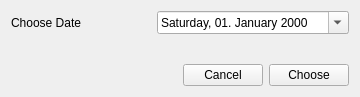
<?xml version="1.0" encoding="UTF-8"?>
<ui version="4.0">
 <class>dateForm</class>
 <widget class="QWidget" name="dateForm">
  <property name="geometry">
   <rect>
    <x>0</x>
    <y>0</y>
    <width>360</width>
    <height>97</height>
   </rect>
  </property>
  <property name="minimumSize">
   <size>
    <width>360</width>
    <height>77</height>
   </size>
  </property>
  <property name="maximumSize">
   <size>
    <width>360</width>
    <height>113</height>
   </size>
  </property>
  <property name="windowTitle">
   <string>Choose Date</string>
  </property>
  <property name="windowIcon">
   <iconset resource="../PiTres.qrc">
    <normaloff>:/resources/application_logo.svg</normaloff>:/resources/application_logo.svg</iconset>
  </property>
  <layout class="QVBoxLayout" name="verticalLayout">
   <item>
    <layout class="QHBoxLayout" name="horizontalLayout">
     <item>
      <widget class="QLabel" name="label">
       <property name="text">
        <string>Choose Date</string>
       </property>
      </widget>
     </item>
     <item>
      <widget class="QDateEdit" name="fromDate">
       <property name="displayFormat">
        <string>dddd, dd. MMMM yyyy</string>
       </property>
       <property name="calendarPopup">
        <bool>true</bool>
       </property>
      </widget>
     </item>
    </layout>
   </item>
   <item>
    <layout class="QVBoxLayout" name="verticalLayout_2">
     <item>
      <widget class="QLabel" name="hintLabel">
       <property name="text">
        <string/>
       </property>
       <property name="wordWrap">
        <bool>true</bool>
       </property>
      </widget>
     </item>
     <item>
      <spacer name="verticalSpacer">
       <property name="orientation">
        <enum>Qt::Vertical</enum>
       </property>
       <property name="sizeHint" stdset="0">
        <size>
         <width>20</width>
         <height>40</height>
        </size>
       </property>
      </spacer>
     </item>
    </layout>
   </item>
   <item>
    <layout class="QHBoxLayout" name="horizontalLayout_3">
     <item>
      <spacer name="horizontalSpacer">
       <property name="orientation">
        <enum>Qt::Horizontal</enum>
       </property>
       <property name="sizeHint" stdset="0">
        <size>
         <width>40</width>
         <height>20</height>
        </size>
       </property>
      </spacer>
     </item>
     <item>
      <widget class="QPushButton" name="btnCancel">
       <property name="text">
        <string>Cancel</string>
       </property>
      </widget>
     </item>
     <item>
      <widget class="QPushButton" name="btnChoose">
       <property name="text">
        <string>Choose</string>
       </property>
      </widget>
     </item>
    </layout>
   </item>
  </layout>
  <action name="actionChoose">
   <property name="text">
    <string>Choose</string>
   </property>
   <property name="toolTip">
    <string>Choose Dates</string>
   </property>
  </action>
 </widget>
 <resources>
  <include location="../PiTres.qrc"/>
 </resources>
 <connections>
  <connection>
   <sender>btnCancel</sender>
   <signal>clicked()</signal>
   <receiver>dateForm</receiver>
   <slot>hide()</slot>
   <hints>
    <hint type="sourcelabel">
     <x>251</x>
     <y>155</y>
    </hint>
    <hint type="destinationlabel">
     <x>179</x>
     <y>89</y>
    </hint>
   </hints>
  </connection>
  <connection>
   <sender>btnChoose</sender>
   <signal>clicked()</signal>
   <receiver>actionChoose</receiver>
   <slot>trigger()</slot>
   <hints>
    <hint type="sourcelabel">
     <x>322</x>
     <y>96</y>
    </hint>
    <hint type="destinationlabel">
     <x>-1</x>
     <y>-1</y>
    </hint>
   </hints>
  </connection>
 </connections>
</ui>
